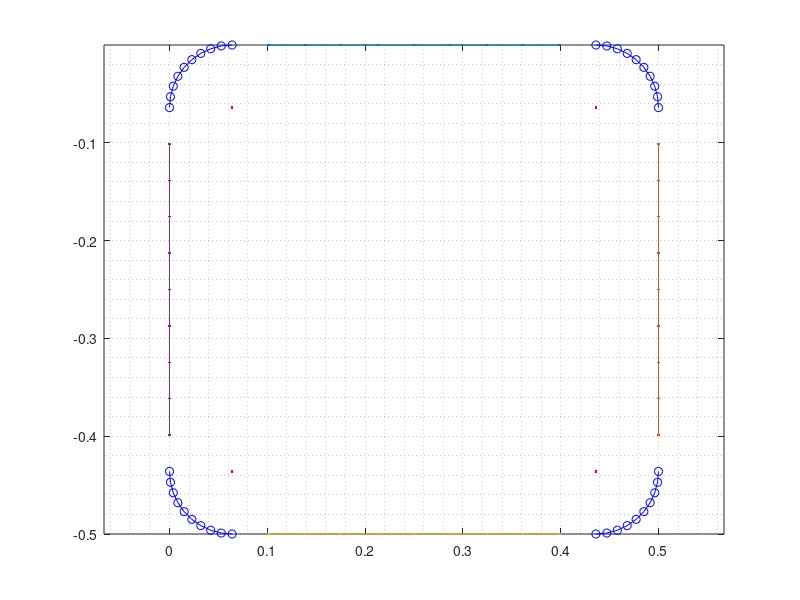

This chart was generated by the following MATLAB code:
clc
clear
close all

% function [] = body(side,R)
side = 0.5;
R = 0.064;
nop = 11;
nor = 10; 
deficit = side-(R);
xg = 0;
yg = 0;

topX =  linspace(R,deficit,nop) ; topY =  zeros(1,length(topX));
topX(1) = []; topX(end) = [];topY(1) = []; topY(end) = [];

rightY =  linspace(-R,-deficit,nop) ; rightX =  side+zeros(1,length(rightY));
rightY(1) = [];rightY(end) = [];    rightX(1) = [];rightX(end) = [];

bottomX =  linspace(deficit,R,nop) ;
bottomY =  -side+zeros(1,length(bottomX));

bottomY(1) = [];bottomY(end) = [];    bottomX(1) = [];bottomX(end) = [];



leftY =  linspace(-deficit,-R,nop) ; leftX =  zeros(1,length(leftY));
leftY(1) = [];  leftY(end) = [];    leftX(1) = []; leftX(end) = [];


bilgeTRx = (side-R)+R*cos(linspace(0,pi/2,nor));
bilgeTRy = -R+R*sin(linspace(0,pi/2,nor));


bilgeLRx = (side-R)+R*cos(linspace(0,-pi/2,nor));
bilgeLRy = (-side+R)+R*sin(linspace(0,-pi/2,nor));


bilgeLLx = (R)+R*cos(linspace(-pi/2,-pi,nor));
bilgeLLy = (-side+R)+R*sin(linspace(-pi/2,-pi,nor));


bilgeTLx = R+R*cos(linspace(pi,pi/2,nor));
bilgeTLy = -R+R*sin(linspace(pi,pi/2,nor));

figure;
plot(topX,topY,'.-')
hold on
plot(rightX,rightY,'.-')
plot(bottomX,bottomY,'.-')
plot(leftX,leftY,'.-')
axis equal
grid minor

plot(side-R,-R,'.r')
plot(bilgeTRx,bilgeTRy,'o-b');
hold on
plot(R,-side+R,'.r')
plot(bilgeLRx,bilgeLRy,'o-b');


plot(side-R,-side+R,'.r')
plot(bilgeLLx,bilgeLLy,'o-b');


plot(R,-R,'.r')
plot(bilgeTLx,bilgeTLy,'o-b');

